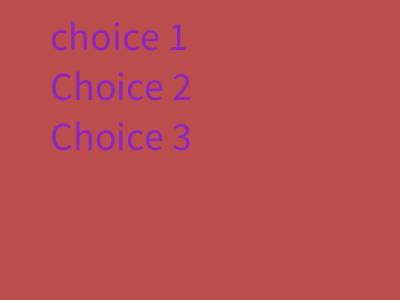
Frame 1 (no input)
Frame 60 (the mouse pressed at the canvas centre just before this capture): identical to frame 1, image omitted
Frame 120 (the mouse held since frame 60 and released just before this capture): identical to frame 1, image omitted

The Processing sketch that drew this single still picture (run headless with seeded random() and noise(); from frame 60 on, the mouse is pressed at the canvas centre):

// Processing sketch: week13_2_ellpse
// ── week13_2_ellpse.pde
void setup()
{
  size(400,300);
  textSize(40);
}
int choice = -1;
void draw()
{
  background(#BC4E4E);
  fill(#8D25C1);
  if (choice == 0) ellipse( 25, 25, 40, 40);
  if (choice == 1) ellipse( 25, 75, 40, 40);
  if (choice == 2) ellipse( 25, 125, 40, 40);
  text("choice 1", 50, 50);
  text("Choice 2", 50, 100);
  text("Choice 3", 50, 150);
 }
